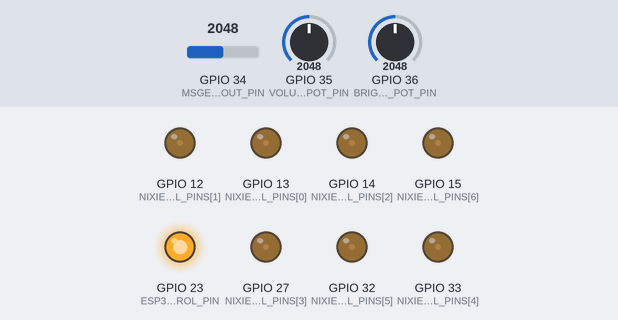
Simulated run of this sketch. Board: ESP32. On the bench: output pins drawn as LEDs (lit = HIGH). The inputs (shaded band) are chosen by the test bench; at power-on: GPIO 34 (MSGEQ7_OUT_PIN) = 2048, GPIO 35 (VOLUME_POT_PIN) = 2048, GPIO 36 (BRIGHTNESS_POT_PIN) = 2048. Pins used as bus, display or sensor lines are not drawn; what the sketch prints to the serial monitor is not drawn.

Above: at 1.2 s.
1.3 s: GPIO 34 (MSGEQ7_OUT_PIN) set to 10
At 2.2 s:
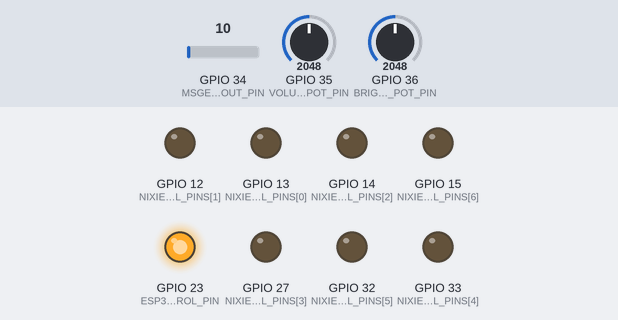
2.8 s: GPIO 34 (MSGEQ7_OUT_PIN) set to 2047
At 3.5 s:
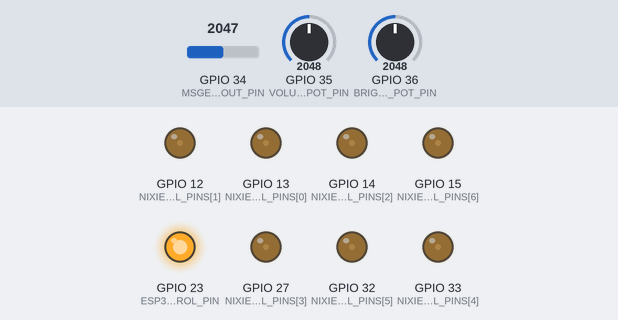
4.3 s: GPIO 35 (VOLUME_POT_PIN) set to 2866
At 4.8 s:
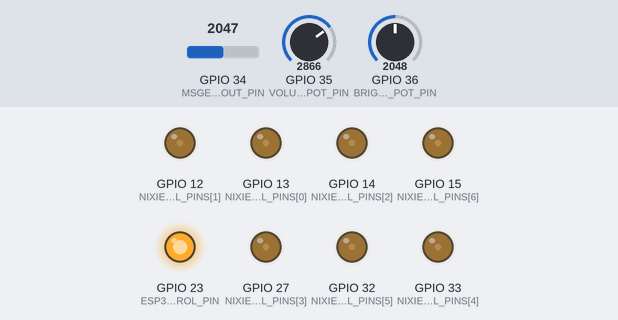
5.8 s: GPIO 36 (BRIGHTNESS_POT_PIN) set to 3603
At 6.1 s:
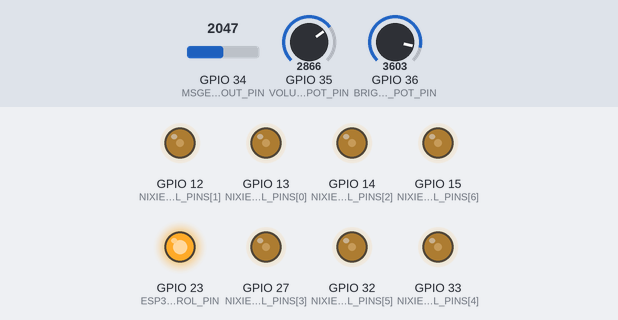
7.3 s: GPIO 34 (MSGEQ7_OUT_PIN) set to 3603
At 7.8 s:
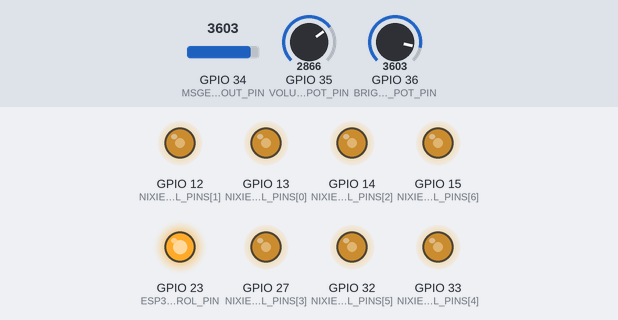
8.8 s: GPIO 35 (VOLUME_POT_PIN) set to 4095
At 9.2 s:
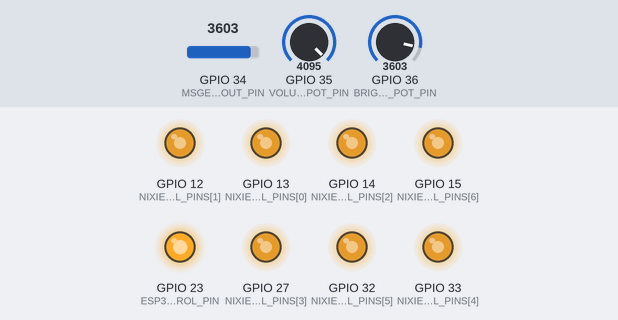
Timing chart, 0 to 11.3 s (numbered marks = the images above; inputs shaded):
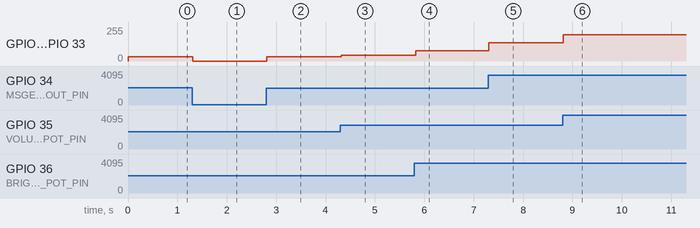

The sketch:

Main.ino
```cpp
const int MSGEQ7_STROBE_PIN = 25;
const int MSGEQ7_RESET_PIN = 26;
const int MSGEQ7_OUT_PIN = 34;

const int NIXIE_CTRL_PINS[] = {13, 12, 14, 27, 33, 32, 15};
const int NUM_BANDS = 7;

const int VOLUME_POT_PIN = 35;
const int BRIGHTNESS_POT_PIN = 36;
const int ESP32_HV_CONTROL_PIN = 23;

const int PWM_FREQ = 5000;
const int PWM_RESOLUTION = 8;
int ledc_channels[NUM_BANDS];

int band_values[NUM_BANDS];

const unsigned long INACTIVITY_TIMEOUT_MS = 4 * 60 * 1000;
unsigned long last_activity_time = 0;
bool tubes_are_on = true;

const int ADC_MAX = 4095;
const int PWM_MAX = (1 << PWM_RESOLUTION) - 1;

const int ACTIVITY_NOISE_THRESHOLD = 50;

void setup() {
  Serial.begin(115200);
  Serial.println("Starting...");

  pinMode(MSGEQ7_STROBE_PIN, OUTPUT);
  pinMode(MSGEQ7_RESET_PIN, OUTPUT);
  pinMode(ESP32_HV_CONTROL_PIN, OUTPUT);

  digitalWrite(MSGEQ7_RESET_PIN, LOW);
  digitalWrite(MSGEQ7_STROBE_PIN, HIGH);
  digitalWrite(ESP32_HV_CONTROL_PIN, HIGH);

  for (int i = 0; i < NUM_BANDS; i++) {
    ledc_channels[i] = i;
    ledcSetup(ledc_channels[i], PWM_FREQ, PWM_RESOLUTION);
    ledcAttachPin(NIXIE_CTRL_PINS[i], ledc_channels[i]);
  }

  digitalWrite(MSGEQ7_RESET_PIN, HIGH);
  delayMicroseconds(5);
  digitalWrite(MSGEQ7_RESET_PIN, LOW);
  delayMicroseconds(75);

  last_activity_time = millis();
  tubes_are_on = true;

  Serial.println("Initialized.");
}

void readMSGEQ7() {
  digitalWrite(MSGEQ7_RESET_PIN, HIGH);
  delayMicroseconds(5);
  digitalWrite(MSGEQ7_RESET_PIN, LOW);
  delayMicroseconds(75);

  for (int i = 0; i < NUM_BANDS; i++) {
    digitalWrite(MSGEQ7_STROBE_PIN, LOW);
    delayMicroseconds(36);
    band_values[i] = analogRead(MSGEQ7_OUT_PIN);
    digitalWrite(MSGEQ7_STROBE_PIN, HIGH);
    delayMicroseconds(36);
  }
}

void turnOffTubes() {
  if (tubes_are_on) {
    Serial.println("Sleeping...");
    for (int i = 0; i < NUM_BANDS; i++) {
      ledcWrite(ledc_channels[i], 0);
    }
    digitalWrite(ESP32_HV_CONTROL_PIN, LOW);
  }
}

void updateTubeDisplay(float volume_level, float brightness_level) {
  for (int i = 0; i < NUM_BANDS; i++) {
    float current_band_value = band_values[i];
    float normalized_band = current_band_value / (float)ADC_MAX;
    float volume_adjusted_band = normalized_band * volume_level;
    volume_adjusted_band = constrain(volume_adjusted_band, 0.0, 1.0);
    int pwm_duty = (int)(volume_adjusted_band * brightness_level * PWM_MAX);
    pwm_duty = constrain(pwm_duty, 0, PWM_MAX);
    ledcWrite(ledc_channels[i], pwm_duty);
  }
}

void loop() {
  int raw_volume = analogRead(VOLUME_POT_PIN);
  int raw_brightness = analogRead(BRIGHTNESS_POT_PIN);

  float volume_setting = raw_volume / (float)ADC_MAX;
  float brightness_setting = raw_brightness / (float)ADC_MAX;

  readMSGEQ7();

  int max_band_value_this_cycle = 0;
  for (int i = 0; i < NUM_BANDS; i++) {
    if (band_values[i] > max_band_value_this_cycle) {
      max_band_value_this_cycle = band_values[i];
    }
  }

  if (max_band_value_this_cycle > ACTIVITY_NOISE_THRESHOLD) {
    if (!tubes_are_on) {
      Serial.println("Waking up...");
      digitalWrite(ESP32_HV_CONTROL_PIN, HIGH);
    }
    last_activity_time = millis();
    tubes_are_on = true;
  }

  if (millis() - last_activity_time > INACTIVITY_TIMEOUT_MS) {
    if (tubes_are_on) {
      turnOffTubes();
      tubes_are_on = false;
    }
  }

  if (tubes_are_on) {
    updateTubeDisplay(volume_setting, brightness_setting);
  }

  delay(20);
}
```

Measured:
- after the input at 1.3 s, GPIO 12 (NIXIE_CTRL_PINS[1]), GPIO 13 (NIXIE_CTRL_PINS[0]), GPIO 14 (NIXIE_CTRL_PINS[2]), GPIO 15 (NIXIE_CTRL_PINS[6]), GPIO 27 (NIXIE_CTRL_PINS[3]), GPIO 32 (NIXIE_CTRL_PINS[5]), GPIO 33 (NIXIE_CTRL_PINS[4]): 31/255 → 0/255 at once
- after the input at 2.8 s, GPIO 12 (NIXIE_CTRL_PINS[1]), GPIO 13 (NIXIE_CTRL_PINS[0]), GPIO 14 (NIXIE_CTRL_PINS[2]), GPIO 15 (NIXIE_CTRL_PINS[6]), GPIO 27 (NIXIE_CTRL_PINS[3]), GPIO 32 (NIXIE_CTRL_PINS[5]), GPIO 33 (NIXIE_CTRL_PINS[4]): 0/255 → 31/255 at once
- after the input at 4.3 s, GPIO 12 (NIXIE_CTRL_PINS[1]), GPIO 13 (NIXIE_CTRL_PINS[0]), GPIO 14 (NIXIE_CTRL_PINS[2]), GPIO 15 (NIXIE_CTRL_PINS[6]), GPIO 27 (NIXIE_CTRL_PINS[3]), GPIO 32 (NIXIE_CTRL_PINS[5]), GPIO 33 (NIXIE_CTRL_PINS[4]): 31/255 → 44/255 at once
- after the input at 5.8 s, GPIO 12 (NIXIE_CTRL_PINS[1]), GPIO 13 (NIXIE_CTRL_PINS[0]), GPIO 14 (NIXIE_CTRL_PINS[2]), GPIO 15 (NIXIE_CTRL_PINS[6]), GPIO 27 (NIXIE_CTRL_PINS[3]), GPIO 32 (NIXIE_CTRL_PINS[5]), GPIO 33 (NIXIE_CTRL_PINS[4]): 44/255 → 78/255 at once
- after the input at 7.3 s, GPIO 12 (NIXIE_CTRL_PINS[1]), GPIO 13 (NIXIE_CTRL_PINS[0]), GPIO 14 (NIXIE_CTRL_PINS[2]), GPIO 15 (NIXIE_CTRL_PINS[6]), GPIO 27 (NIXIE_CTRL_PINS[3]), GPIO 32 (NIXIE_CTRL_PINS[5]), GPIO 33 (NIXIE_CTRL_PINS[4]): 78/255 → 137/255 at once
- after the input at 8.8 s, GPIO 12 (NIXIE_CTRL_PINS[1]), GPIO 13 (NIXIE_CTRL_PINS[0]), GPIO 14 (NIXIE_CTRL_PINS[2]), GPIO 15 (NIXIE_CTRL_PINS[6]), GPIO 27 (NIXIE_CTRL_PINS[3]), GPIO 32 (NIXIE_CTRL_PINS[5]), GPIO 33 (NIXIE_CTRL_PINS[4]): 137/255 → 196/255 at once
